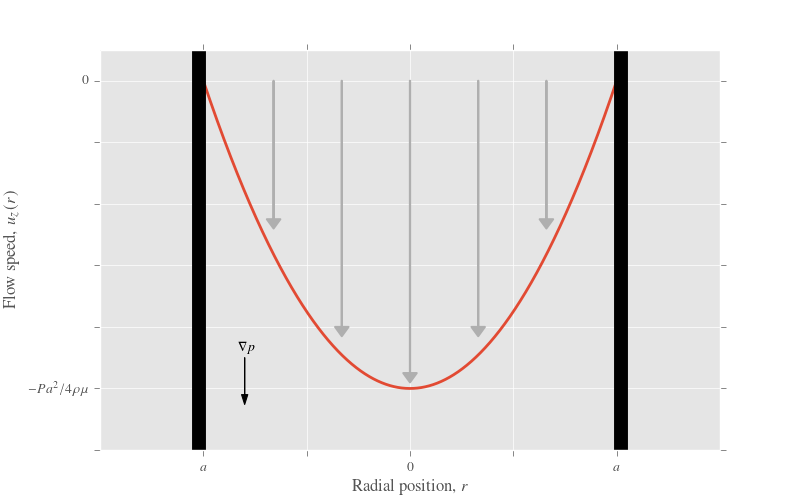

Write the Python code that produced this figure.
from sympy.abc import x,n
from sympy.utilities.lambdify import lambdify
from scipy.special import j1,j0,jn_zeros
import numpy as np
import matplotlib.pyplot as plt
from sympy import *
import math
from mpltools.style import use as uuu
from matplotlib.patches import Ellipse

uuu('ggplot')

a=1.0
#plt.xkcd()
def u(y):
   return -(a**2 - y**2)

fig = plt.figure(num=None, figsize=(8,5), dpi=300)
ax = fig.add_subplot(1,1,1)

box = ax.get_position()
#ax.set_position([box.x0, box.y0, box.width * 0.9, box.height])

def relabel_axis():
   ax.axis([-1.5,1.5,-20,110])
   ax.set_yticks([100,80,60,40,20,0,-20])
   ax.set_yticklabels(["0","","","","","$-Pa^2/4\\rho\\mu$",""])
   ax.set_xticks([-1,-0.5,0,0.5,1])
   ax.set_xticklabels(["$a$","",0,"","$a$"])

relabel_axis()

mesh = [-1000+i for i in range(1000)] + [i for i in range(1000)]

ax.plot( [x/1000.0 for x in mesh], [u(i)/10000.0 for i in mesh],  label="$t=20$", linewidth=2.0)
#plt.title("Flow speed decay of infinite cylinder")

plt.xlabel('Radial position,   $r$')
plt.ylabel("Flow speed,  $u_z(r)$")
#ax.legend(loc='center left', bbox_to_anchor=(1, 0.5))

ax.axvline(x=a+0.02,linewidth=10.0,color='k')
ax.axvline(x=-a-0.02,linewidth=10.0,color='k')

ac="#AFAFAF"
plt.arrow(-0.33,100,0,-80,fc=ac,ec=ac,linewidth=1.5, head_width=0.065, head_length=3.0)
plt.arrow(-0.66,100,0,-45,fc=ac,ec=ac,linewidth=1.5, head_width=0.065, head_length=3.0)
plt.arrow(0.33,100,0,-80,fc=ac,ec=ac,linewidth=1.5, head_width=0.065, head_length=3.0)
plt.arrow(0.66,100,0,-45,fc=ac,ec=ac,linewidth=1.5, head_width=0.065, head_length=3.0)
plt.arrow(0,100,0,-95,fc=ac,ec=ac,linewidth=1.5, head_width=0.065, head_length=3.0)

#Pressure Gradient arrow
plt.arrow(-0.80,10,0,-12,fc='k',ec='k',linewidth=0.8,head_width=0.03,head_length=3.2)
plt.annotate("$\\large{\\nabla} p$",(-0.83,12))

#ellipse = Ellipse(xy=(0,120),width=2.0, height=30,edgecolor='k',lw=10,fc='None')
#ax.add_patch(ellipse)

fig.savefig("A6_Q1_b_plot.eps")
fig.savefig("A6_Q1_b_plot.png")

